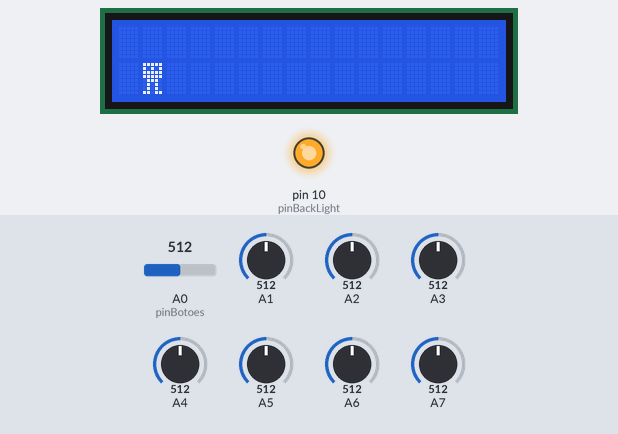
A sketch run on a simulated Arduino Uno, built with avr-gcc and run on an emulated ATmega328P. Parts: 16×2 character LCD, output pins drawn as LEDs (lit = HIGH). The test bench sets the inputs (shaded band); at power-on: A1 = 512, A0 (pinBotoes) = 512, A2 = 512, A3 = 512, A4 = 512, A5 = 512, A6 = 512, A7 = 512. Random numbers use the default seed unless the sketch sets one; what the sketch prints to the serial monitor is not drawn. At 5.4 s the program stops and its outputs stay as they are.

Above: at 1.2 s.
1.3 s: A1 set to 306
At 1.38 s:
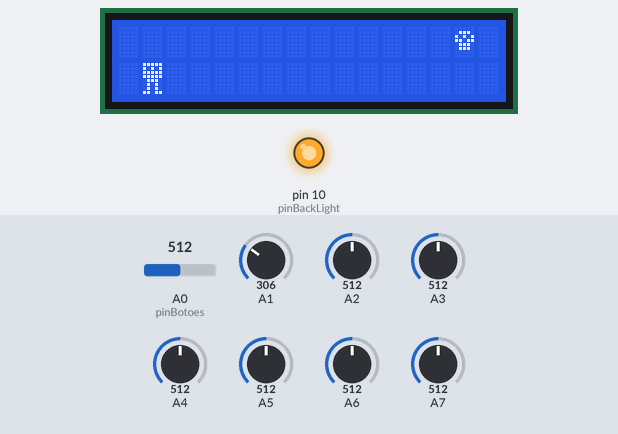
At 2.17 s:
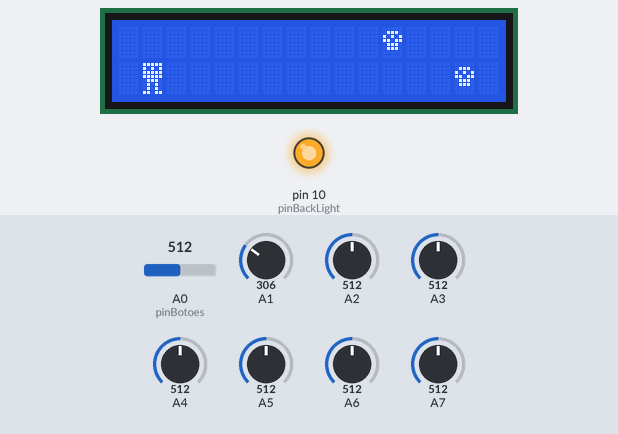
4.0 s: A0 (pinBotoes) set to 30
At 4.95 s:
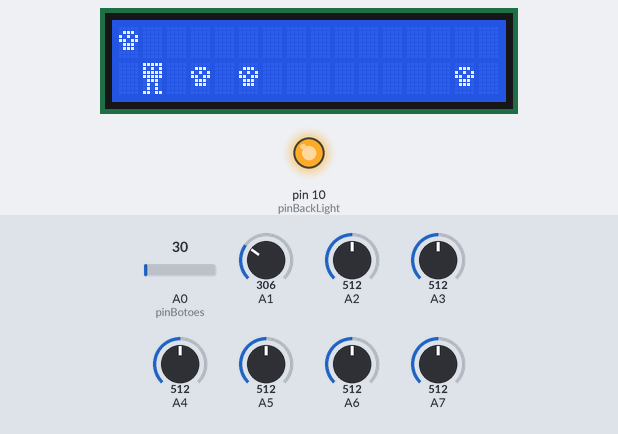
Timing chart, 0 to 6.9 s (numbered marks = the images above; inputs shaded):
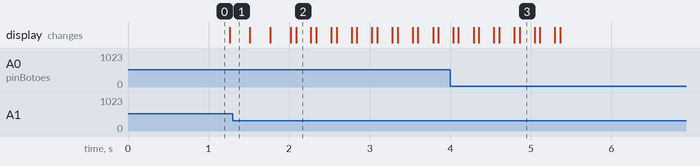

The sketch:

game.ino
```cpp
#include <LiquidCrystal.h>
#include <stdlib.h>


//******* CONFIGURACAO DO PROJETO *********
#define pinBotoes A0

#define pinRs 8
#define pinEn 9
#define pinD4 4
#define pinD5 5
#define pinD6 6
#define pinD7 7
#define pinBackLight 10
//*****************************************

#define btNENHUM 0
#define btSELECT 1
#define btLEFT   2
#define btUP     3
#define btDOWN   4
#define btRIGHT  5

#define tempoDebounce 50

byte jogadorPe[8] = {
  B11111,
  B10101,
  B11111,
  B11111,
  B01110,
  B01010,
  B01010,
  B11011
};

byte jogadorInv[8] = {
  B11011,
  B01010,
  B01010,
  B01110,
  B11111,
  B11111,
  B10101,
  B11111
};

byte obs[8] = {
  B00000,
  B01110,
  B10101,
  B11011,
  B01110,
  B01110,
  B00000,
  B00000
};

// byte coracao[8] = {
//   B00000,
//   B00000,
//   B01010,
//   B11111,
//   B11111,
//   B01110,
//   B00100,
//   B00000
// };

byte jogadorPeMorte[8] = {
  B11111,
  B10101,
  B11111,
  B10001,
  B11111,
  B01110,
  B01010,
  B11011
};

byte jogadorInvMorte[8] = {
  B11011,
  B01010,
  B01010,
  B01110,
  B10001,
  B11111,
  B10101,
  B11111
};

struct Obstaculo {
  int x;
  int y;
  bool visivel;
  unsigned long ultimoObstaculo;
  int wait;
};


unsigned long intervaloBase = 300;
unsigned long diminuicaoPorPontuacao = 5;
unsigned long intervaloMinimo = 150;

unsigned long delayBotao;
unsigned long ultimoObstaculo = 0;
unsigned long pontuacao = 0;

unsigned long intervalo = 250;

int estadoBotaoAnt = btNENHUM;

void estadoBotao(int botao);
void botaoApertado(int botao);
void botaoSolto(int botao);
void done(Obstaculo ob);
int calculaProbabilidade(int pontuacao);
unsigned long getIntervalo(int pontuacao);

LiquidCrystal lcd(pinRs, pinEn, pinD4, pinD5, pinD6, pinD7);

// Para o exemplo de uso
String descBotao[6] = {"", "Select", "Esquerda", "Abaixo", "Acima", "Direita"};
int contador = 0;
bool allWaiting = true;


//quadrado
int posX = 1;
int posY = 1;

//Obstaculo

const int maxObstaculos = 8;
Obstaculo obstaculos[maxObstaculos];


bool perdeu = false;

void setup() {
  pinMode(pinBackLight, OUTPUT);
  digitalWrite(pinBackLight, HIGH);

  lcd.createChar(0, jogadorPe);
  lcd.createChar(1, obs);
  lcd.createChar(2, jogadorInv);
// //  lcd.createChar(3, coracao);
  lcd.createChar(4, jogadorPeMorte);
  lcd.createChar(5, jogadorInvMorte);


  lcd.begin(16, 2);
  Serial.begin(9600);
  lcd.clear();
  lcd.setCursor(posX, posY);
  lcd.write(byte(0)); // Desenha o quadrado

  randomSeed(analogRead(millis()));

  for (int i = 0; i < maxObstaculos; i++) {
    obstaculos[i].x = 15; // Posição inicial no canto direito
    obstaculos[i].y = random(2); // Aleatoriamente na primeira ou segunda linha
    obstaculos[i].visivel = false;
    obstaculos[i].ultimoObstaculo = 0;
    obstaculos[i].wait = -1;
  }


}

void loop() {
  randomSeed(analogRead(millis()));
  Serial.println(pontuacao);
  int valBotoes = analogRead(pinBotoes);

  if ((valBotoes < 800) && (valBotoes >= 600)) {
    estadoBotao(btSELECT);
  } else if ((valBotoes < 600) && (valBotoes >= 400)) {
    estadoBotao(btLEFT);
  } else if ((valBotoes < 400) && (valBotoes >= 200)) {
    estadoBotao(btUP);
  } else if ((valBotoes < 200) && (valBotoes >= 60)) {
    estadoBotao(btDOWN);
  } else if (valBotoes < 60) {
    estadoBotao(btRIGHT);
  } else {
    estadoBotao(btNENHUM);
  }


  for(int i=0; i<maxObstaculos; i++){

    if (!obstaculos[i].visivel) {
      int probabilidade = calculaProbabilidade(pontuacao);

      if (random(100) < probabilidade){
        obstaculos[i].y = (random(0, 2)); // Aleatoriamente na primeira ou segunda linha
        obstaculos[i].wait =random(2,7);
        int w = obstaculos[i].wait;
        obstaculos[i].visivel = true;


        for(int j=0; j<maxObstaculos; j++){
          int w2 = obstaculos[j].wait;
          if((w2!=-1)&&(i!=j)&&(obstaculos[j].y!=obstaculos[i].y)){
            if((w2==w) || (w2==w-1) || (w2==w+1)){
              obstaculos[i].wait=-1;
              obstaculos[i].visivel = false;
            }
          }
        }


      }
    }
    else{

      if((millis() - obstaculos[i].ultimoObstaculo >= intervalo)){
        if(obstaculos[i].wait>0){
          obstaculos[i].wait--;
          obstaculos[i].ultimoObstaculo = millis();

          continue;
        }
        else{
          lcd.setCursor(obstaculos[i].x, obstaculos[i].y);

          lcd.print(" "); // Apaga o obstáculo da posição atual
          obstaculos[i].x--; // Move o obstáculo uma coluna para a esquerda

          if (obstaculos[i].x >= 0) {

            lcd.setCursor(obstaculos[i].x, obstaculos[i].y);


            lcd.write(byte(1)); // Redesenha o obstáculo na nova posição

            if((obstaculos[i].x==posX) && (obstaculos[i].y==posY)){
              done(obstaculos[i]);
            }
          }else{
            obstaculos[i].visivel = false; // O obstáculo desaparece quando chega à esquerda
            obstaculos[i].x = 15; // Reinicia no canto direito
            obstaculos[i].wait = -1;
            pontuacao++;
          }
          obstaculos[i].ultimoObstaculo = millis();
        }
      }
    }

  }
}

void estadoBotao(int botao) {
  // Quando um botao estiver apertado
  if (botao != btNENHUM) {
    //Serial.println(botao);
  }

  // Quando o botao for apertado ou solto
  if ((millis() - delayBotao) > tempoDebounce) {
    if ((botao != btNENHUM) && (estadoBotaoAnt == btNENHUM)) {
      botaoApertado(botao);
      delayBotao = millis();
    }

    if ((botao == btNENHUM) && (estadoBotaoAnt != btNENHUM)) {
      botaoSolto(estadoBotaoAnt);
      delayBotao = millis();
    }
  }
  estadoBotaoAnt = botao;
}


unsigned long getIntervalo(int pontuacao) {
unsigned long intervalo = intervaloBase - (pontuacao * diminuicaoPorPontuacao);

  // Certifique-se de que o intervalo não seja menor que o intervalo mínimo
  if (intervalo < intervaloMinimo) {
    intervalo = intervaloMinimo;
  }

  return intervalo;
}

void done(Obstaculo ob){

  lcd.clear();
  lcd.setCursor(0, 0); // Define o cursor para a primeira linha
  lcd.print("Game Over");
  lcd.setCursor(0, 1); // Define o cursor para a segunda linha
  lcd.print("Pontuacao: ");
  lcd.print(pontuacao);
  while(true);

}

void botaoApertado(int botao) {
  // Quando um botão for apertado

  // Para o exemplo de uso
  if (botao == btDOWN && posY > 0) {
    lcd.setCursor(posX, posY);
    lcd.print(" "); // Apaga o quadrado da posição atual
    posY--; // Move o quadrado uma linha para cima
    lcd.setCursor(posX, posY);
    for(int i=0; i<maxObstaculos; i++){
      if (obstaculos[i].wait != 1 && (obstaculos[i].x == posX) && (obstaculos[i].y == posY)){
        done(obstaculos[i]);
      }
    }

    if(random(100)<10)
      lcd.write(byte(5)); // Redesenha
    else
      lcd.write(byte(2)); // Redesenha


  } else if (botao == btUP && posY < 1) {
    lcd.setCursor(posX, posY);
    lcd.print(" "); // Apaga o quadrado da posição atual
    posY++; // Move o quadrado uma linha para baixo
    lcd.setCursor(posX, posY);
    for(int i=0; i<maxObstaculos; i++){
      if (obstaculos[i].wait != 1 && (obstaculos[i].x == posX) && (obstaculos[i].y == posY)){
        done(obstaculos[i]);
      }
    }
    if(random(100)<10)
      lcd.write(byte(4)); // Redesenha
    else
      lcd.write(byte(0)); // Redesenha

  }
}

int calculaProbabilidade(int pontuacao) {
  // Ajuste esses valores de acordo com a sua preferência
  int probabilidadeBase = 20; // Probabilidade inicial
  int aumentoPorPontuacao = 5; // Aumento na probabilidade por ponto

  // Calcula a probabilidade com base na pontuação
  int probabilidade = probabilidadeBase + (pontuacao * aumentoPorPontuacao);

  // Limite a probabilidade para um valor máximo (opcional)
  int probabilidadeMaxima = 90; // Por exemplo, 90%
  if (probabilidade > probabilidadeMaxima) {
    probabilidade = probabilidadeMaxima;
  }

  return probabilidade;
}

void botaoSolto(int botao) {
  // Quando um botão for solto

  // Para o exemplo de uso
  lcd.setCursor(0, 1);
  //lcd.print(descBotao[botao]);
}
```
